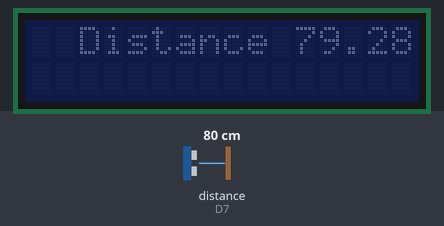
Bench run of a sketch on a simulated ESP8266 (NodeMCU). Shown: 16×2 character LCD. Wiring (inferred from the names in the program): ultrasonic range finder: trigger D6; echo D7. The inputs (shaded band) are chosen by the test bench; at power-on: distance to the obstacle (sensor on D7) 80 cm. The echo pulse lasts 58.3 µs per cm.

Above: at 1.2 s.
1.3 s: distance to the obstacle (sensor on D7) set to 2 cm
At 2.4 s:
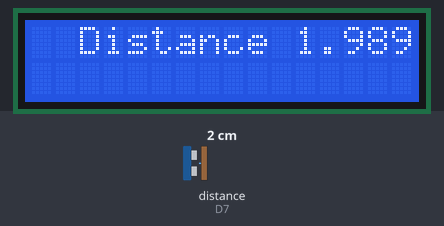
4.6 s: distance to the obstacle (sensor on D7) set to 4 cm
At 6.9 s:
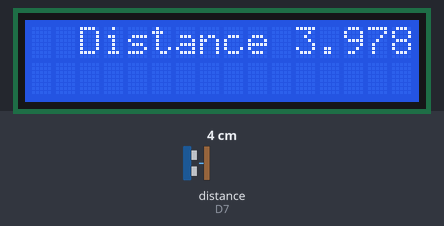
8.6 s: distance to the obstacle (sensor on D7) set to 9 cm
At 10.8 s:
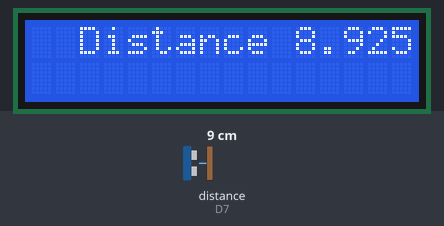
Timing chart, 0 to 12.3 s (numbered marks = the images above; inputs shaded):
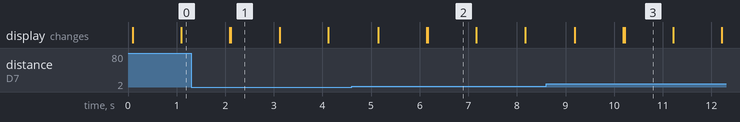

The sketch:

i2c_lcd_display_and_distance.ino
```cpp
#include <LiquidCrystal_I2C.h>
/*
Tutorial for the LCD
https://lastminuteengineers.com/esp8266-i2c-lcd-tutorial/

Tutorial for the distance
https://randomnerdtutorials.com/esp8266-nodemcu-hc-sr04-ultrasonic-arduino/
*/
LiquidCrystal_I2C lcd(0x27, 16, 2);  // set the LCD address to 0x27 (the other is 0x3F but not my board) for a 16 chars and 2 line display

#define trigPin D6
#define echoPin D7
#define SOUND_VELOCITY 0.034

long duration = 0;
float distanceCm = 0;

void setup() {
  lcd.init();
  lcd.clear();
  lcd.noBacklight();         // Make sure backlight is off
  pinMode(trigPin, OUTPUT);  // Sets the trigPin as an Output
  pinMode(echoPin, INPUT);   // Sets the echoPin as an Input
}

void loop() {
  char text[20];
  lcd.backlight();
  digitalWrite(trigPin, LOW);  // clears the pin
  delay(5);
  // Sets the trigPin on HIGH state for 10 micro seconds
  digitalWrite(trigPin, HIGH);
  delayMicroseconds(10);
  digitalWrite(trigPin, LOW);

  // Reads the echoPin, returns the sound wave travel time in microseconds
  duration = pulseIn(echoPin, HIGH);

  // Calculate the distance
  distanceCm = duration * SOUND_VELOCITY / 2;

  lcd.setCursor(2, 0);
  sprintf(text, "Distance %f", distanceCm);
  lcd.print(text);
  delay(1000);
  lcd.noBacklight();
  delay(1000);
}
```

Measured:
- after the input at 1.3 s, the display: first differs from a run without the input after 0.82 s (image 1)
- after the input at 4.6 s, the display: first differs from a run without the input after 1.6 s (image 2)
- after the input at 8.6 s, the display: first differs from a run without the input after 1.6 s (image 3)
- what the display in image 1 shows lasts 1.0 s, from 2.1 s to 3.1 s
